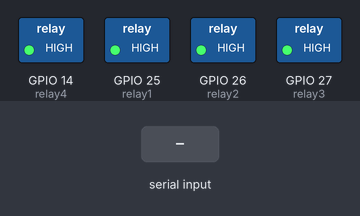
The sketch below on a simulated ESP32. Parts: switched loads named in the sketch (green lamp = pin HIGH). The inputs (shaded band) are chosen by the test bench. Nothing arrives over Bluetooth unless stated; what the sketch prints to the serial monitor is not drawn.

Above: at 1.2 s.
1.3 s: "1" received over the second serial link
At 1.7 s:
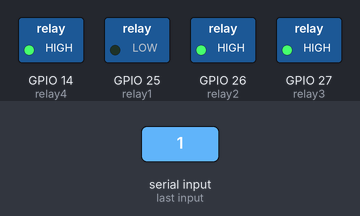
2.8 s: "2" received over the second serial link
At 4.0 s:
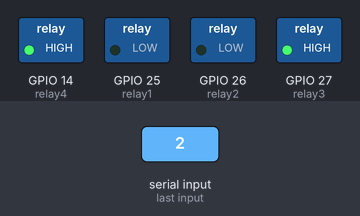
4.3 s: "3" received over the second serial link
At 5.2 s:
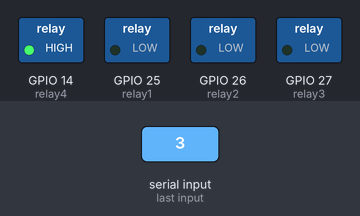
5.8 s: "4" received over the second serial link
At 6.3 s:
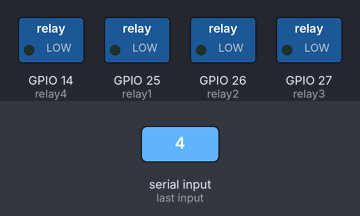
7.3 s: "A" received over the second serial link
At 8.5 s:
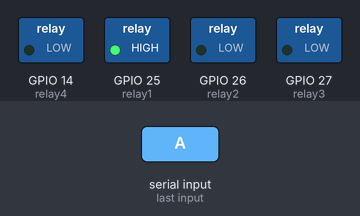
8.8 s: "B" received over the second serial link
At 9.8 s:
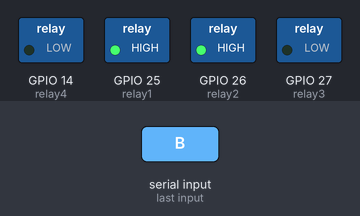
Timing chart, 0 to 11.3 s (numbered marks = the images above; inputs shaded):
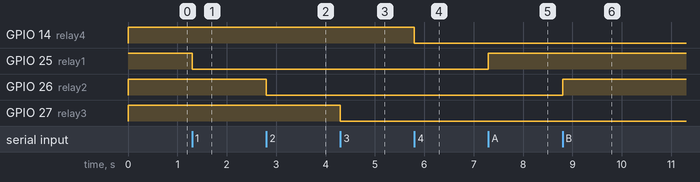

The sketch:

Esp_32_Bluetooth_Code_4ChanelRelay.ino
```cpp
#include "BluetoothSerial.h"

BluetoothSerial SerialBT;

// Define relay pins
int relay1 = 25;
int relay2 = 26;
int relay3 = 27;
int relay4 = 14;

void setup() {
  // Start Bluetooth
  Serial.begin(115200);
  SerialBT.begin("ESP32_Relay"); // Bluetooth name

  // Set relay pins as output
  pinMode(relay1, OUTPUT);
  pinMode(relay2, OUTPUT);
  pinMode(relay3, OUTPUT);
  pinMode(relay4, OUTPUT);

  // All relays OFF at start (for active LOW modules use HIGH)
  digitalWrite(relay1, HIGH);
  digitalWrite(relay2, HIGH);
  digitalWrite(relay3, HIGH);
  digitalWrite(relay4, HIGH);

  Serial.println("Bluetooth device is ready to pair");
}

void loop() {
  if (SerialBT.available()) {
    char command = SerialBT.read();  // Read incoming character

    switch (command) {
      case '1': digitalWrite(relay1, LOW); SerialBT.println("Relay 1 ON"); break;
      case '2': digitalWrite(relay2, LOW); SerialBT.println("Relay 2 ON"); break;
      case '3': digitalWrite(relay3, LOW); SerialBT.println("Relay 3 ON"); break;
      case '4': digitalWrite(relay4, LOW); SerialBT.println("Relay 4 ON"); break;

      case 'A': digitalWrite(relay1, HIGH); SerialBT.println("Relay 1 OFF"); break;
      case 'B': digitalWrite(relay2, HIGH); SerialBT.println("Relay 2 OFF"); break;
      case 'C': digitalWrite(relay3, HIGH); SerialBT.println("Relay 3 OFF"); break;
      case 'D': digitalWrite(relay4, HIGH); SerialBT.println("Relay 4 OFF"); break;

      case 'X': // All relays ON
        digitalWrite(relay1, LOW);
        digitalWrite(relay2, LOW);
        digitalWrite(relay3, LOW);
        digitalWrite(relay4, LOW);
        SerialBT.println("All Relays ON");
        break;

      case 'Y': // All relays OFF
        digitalWrite(relay1, HIGH);
        digitalWrite(relay2, HIGH);
        digitalWrite(relay3, HIGH);
        digitalWrite(relay4, HIGH);
        SerialBT.println("All Relays OFF");
        break;
    }
  }
}
```

Measured:
- after the input at 1.3 s, GPIO 25 (relay1): HIGH → LOW at once
- after the input at 2.8 s, GPIO 26 (relay2): HIGH → LOW at once
- after the input at 4.3 s, GPIO 27 (relay3): HIGH → LOW at once
- after the input at 5.8 s, GPIO 14 (relay4): HIGH → LOW at once
- after the input at 7.3 s, GPIO 25 (relay1): LOW → HIGH at once
- after the input at 8.8 s, GPIO 26 (relay2): LOW → HIGH at once
